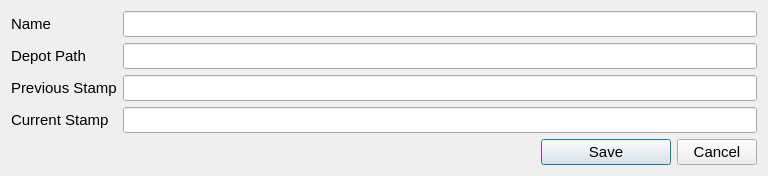
<?xml version="1.0" encoding="UTF-8"?>
<ui version="4.0">
 <class>WatchItemEditDialog</class>
 <widget class="QDialog" name="WatchItemEditDialog">
  <property name="geometry">
   <rect>
    <x>0</x>
    <y>0</y>
    <width>768</width>
    <height>155</height>
   </rect>
  </property>
  <property name="windowTitle">
   <string>Watch Item Info</string>
  </property>
  <layout class="QVBoxLayout" name="verticalLayout">
   <item>
    <layout class="QFormLayout" name="formLayout">
     <item row="0" column="0">
      <widget class="QLabel" name="label">
       <property name="font">
        <font>
         <pointsize>11</pointsize>
        </font>
       </property>
       <property name="text">
        <string>Name</string>
       </property>
      </widget>
     </item>
     <item row="0" column="1">
      <widget class="QLineEdit" name="lineEditName">
       <property name="font">
        <font>
         <pointsize>11</pointsize>
        </font>
       </property>
      </widget>
     </item>
     <item row="1" column="0">
      <widget class="QLabel" name="label_2">
       <property name="font">
        <font>
         <pointsize>11</pointsize>
        </font>
       </property>
       <property name="text">
        <string>Depot Path</string>
       </property>
      </widget>
     </item>
     <item row="1" column="1">
      <widget class="QLineEdit" name="lineEditPath">
       <property name="font">
        <font>
         <pointsize>11</pointsize>
        </font>
       </property>
      </widget>
     </item>
     <item row="2" column="0">
      <widget class="QLabel" name="label_3">
       <property name="font">
        <font>
         <pointsize>11</pointsize>
        </font>
       </property>
       <property name="text">
        <string>Previous Stamp</string>
       </property>
      </widget>
     </item>
     <item row="2" column="1">
      <widget class="QLineEdit" name="lineEditPrevStamp">
       <property name="font">
        <font>
         <pointsize>11</pointsize>
        </font>
       </property>
      </widget>
     </item>
     <item row="3" column="0">
      <widget class="QLabel" name="label_4">
       <property name="font">
        <font>
         <pointsize>11</pointsize>
        </font>
       </property>
       <property name="text">
        <string>Current Stamp</string>
       </property>
      </widget>
     </item>
     <item row="3" column="1">
      <widget class="QLineEdit" name="lineEditCurrStamp">
       <property name="font">
        <font>
         <pointsize>11</pointsize>
        </font>
       </property>
      </widget>
     </item>
    </layout>
   </item>
   <item>
    <layout class="QHBoxLayout" name="horizontalLayout">
     <item>
      <spacer name="horizontalSpacer">
       <property name="orientation">
        <enum>Qt::Horizontal</enum>
       </property>
       <property name="sizeHint" stdset="0">
        <size>
         <width>40</width>
         <height>20</height>
        </size>
       </property>
      </spacer>
     </item>
     <item>
      <widget class="QPushButton" name="pushButtonSave">
       <property name="minimumSize">
        <size>
         <width>130</width>
         <height>0</height>
        </size>
       </property>
       <property name="font">
        <font>
         <pointsize>11</pointsize>
        </font>
       </property>
       <property name="text">
        <string>Save</string>
       </property>
      </widget>
     </item>
     <item>
      <widget class="QPushButton" name="pushButtonCancel">
       <property name="minimumSize">
        <size>
         <width>80</width>
         <height>0</height>
        </size>
       </property>
       <property name="font">
        <font>
         <pointsize>11</pointsize>
        </font>
       </property>
       <property name="text">
        <string>Cancel</string>
       </property>
      </widget>
     </item>
    </layout>
   </item>
  </layout>
 </widget>
 <resources/>
 <connections/>
</ui>
